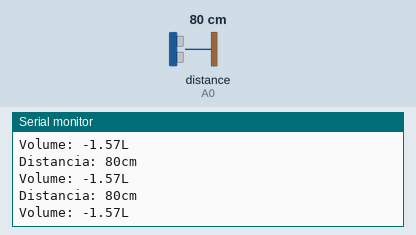
This sketch was run on a simulated Arduino Uno, built with avr-gcc and run on an emulated ATmega328P. Parts: the last lines printed to the serial monitor. Inputs (shaded band) come from the test bench; at power-on: distance to the obstacle (sensor on A0) 80 cm.

Above: at 1.3 s.
1.4 s: distance to the obstacle (sensor on A0) set to 2 cm
At 2.0 s:
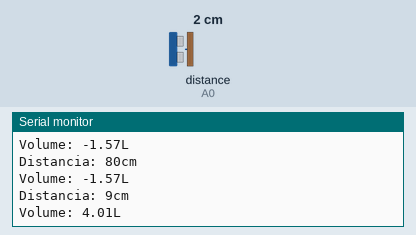
2.9 s: distance to the obstacle (sensor on A0) set to 18 cm
At 3.6 s:
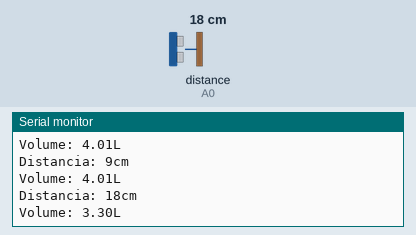
Timing chart, 0 to 5.9 s (numbered marks = the images above; inputs shaded):
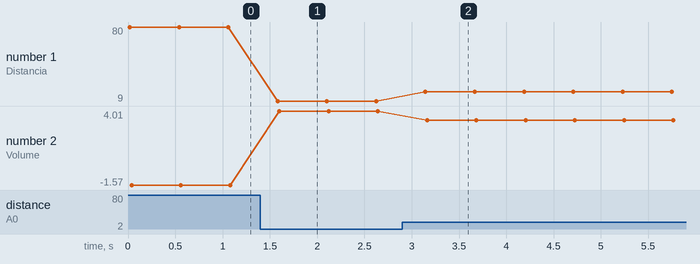

Measured:
- after the input at 1.4 s, the serial monitor: prints a new line after 0.18 s (image 1)
- after the input at 2.9 s, the serial monitor: prints a new line after 0.25 s (image 2)
- plotted number 1: 80 → 9 after the input at 1.4 s, 9 → 18 after the input at 2.9 s
- plotted number 2: -1.57 → 4.01 after the input at 1.4 s, 4.01 → 3.3 after the input at 2.9 s

The sketch:

sense_dist.ino
```cpp
//import the library in the sketch
#include <SharpIR.h>

#define PI 3.1415926535897932384626433832795

//Create a new instance of the library
//Call the sensor "sensor"
//The model of the sensor is "GP2YA41SK0F"
//The sensor output pin is attached to the pin A0
SharpIR sensor( SharpIR::GP2Y0A21YK0F, A0 );

void setup()
{
  Serial.begin( 9600 ); //Enable the serial comunication
}

void loop()
{
  int distance = sensor.getDistance(); //Calculate the distance in centimeters and store the value in a variable
  float volume = ((60-distance) * 25 * PI)/1000;

  Serial.print("Distancia: ");
  Serial.print( distance); //Print the value to the serial monitor
  Serial.println("cm");
  Serial.print("Volume: ");
  Serial.print(volume); //Print the value to the serial monitor
  Serial.println("L");
  Serial.println("");
  delay(500);
}
```
